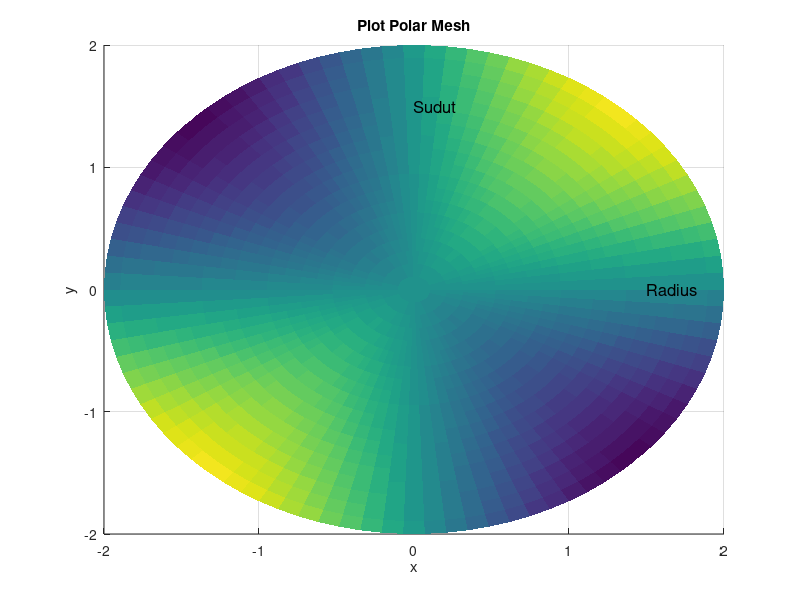

Source code (MATLAB):
close all
clear all
clc

% % make a rectangular grid of r and theta,
% % then define x and y in the usual way 
% rr = 0:1:20;
% thth = (0:.05:1)*2*pi;
% [r th] = meshgrid(rr,thth);
% x = r.*cos(th);
% y = r.*sin(th);
% z = 1 + x.^2 - y.^2;
% surf(x,y,z)
% view(2)
% 
% % set(c_bfm,'LineStyle','none');
% hold on
% plot([zeros(1,13); 90*cosd(0:30:360)], [zeros(1,13); 90*sind(0:30:360)],'k')
% plot(90*((0:0.33:1)'*cosd(0:10:360))', 90*((0:0.33:1)'*sind(0:10:360))','k')
% colorbar
% set(colorbar,'FontSize',16)
% axis equal
% set(gca, 'Box','off', 'XColor','none', 'YColor','none',  'Color','none')
% hold off
% 
% xt = 105*cosd(0:30:330);
% yt = 105*sind(0:30:330);
% tlbls = sprintfc('%3d°', (0:30:330));
% text(xt, yt, tlbls)

% Definisikan jari-jari dan sudut
r = linspace(0, 2, 20);
theta = linspace(0, 2*pi, 91);

% Buat matriks jari-jari dan sudut
[R, THETA] = meshgrid(r, theta);

% Hitung koordinat kartesian
x = R .* cos(THETA);
y = R .* sin(THETA);

% Definisikan fungsi z
z = R .* sin(2*THETA);

% Buat plot polar mesh
surf(x, y, z,'EdgeColor', 'none');
xlabel('x');
ylabel('y');
zlabel('z');
title('Plot Polar Mesh');
view(2)

% Tambahkan label untuk radius dan sudut
text(1.5, 0, 2, 'Radius', 'FontSize', 12);
text(0, 1.5, 2, 'Sudut', 'FontSize', 12);